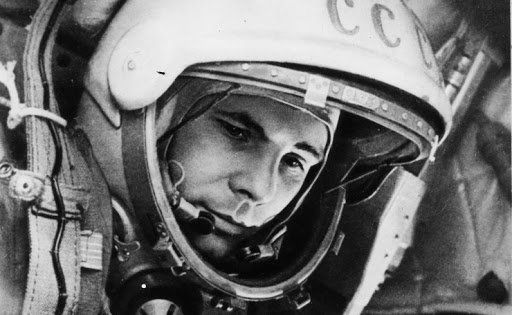
#> input picture vkbot/data/1.jpg, 512 x 315 px, found by its file name
$ jupyter execute --allow-errors Denoising.ipynb
#> lines starting #> are read from the running program, lines starting #| are printed output that depends on the picture
[cell 1]
import numpy as np
import cv2 as cv
from matplotlib import pyplot as plt
from skimage.io import imread, imshow

img = cv.imread('../data/1.jpg')
#> img is the input picture: shape (315, 512, 3); min 0, max 249, mean 112.7
#> (the rest of this cell did not finish here and is left out)

[cell 2]
plt.subplot(121),plt.imshow(img)
#> (the rest of this cell did not finish here and is left out)

[cell 3]
img = cv.imread('../data/3.jpg')
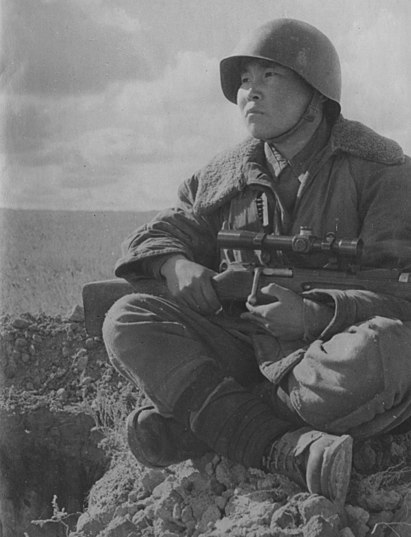
#> input picture imageprocessing/colorization-example/3.jpg, 411 x 537 px, found by its file name
#> img is the input picture: shape (537, 411, 3); min 25, max 207, mean 108.4

dst = cv.fastNlMeansDenoisingColored(src=img, dst=None, h=7, hColor=10,
                                     templateWindowSize=7, searchWindowSize=21)
plt.figure(figsize=(10, 10))
plt.subplot(121),plt.imshow(img)
plt.subplot(122),plt.imshow(dst)
plt.show()
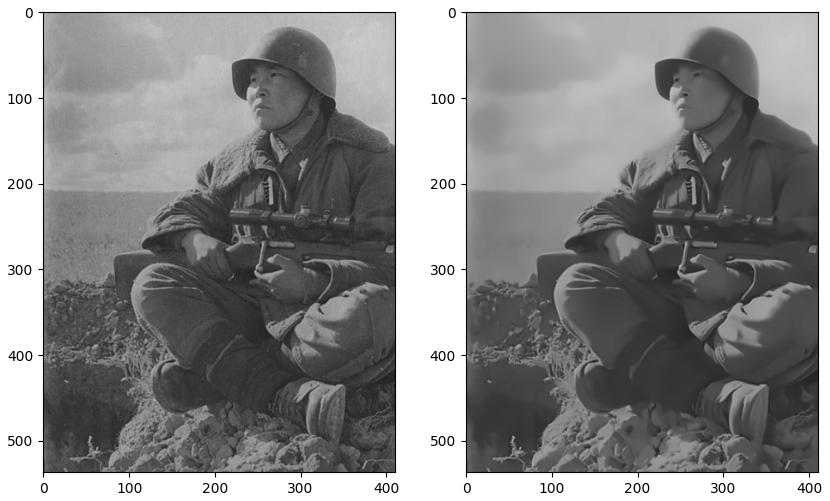
#> figure drawn by matplotlib, 2 panels; B, G, R data is drawn as R, G, B

[cell 4]
type(dst)

[cell 5]
import skimage.io as sk
sk.imsave("../data/1_denoise.jpg", dst)
